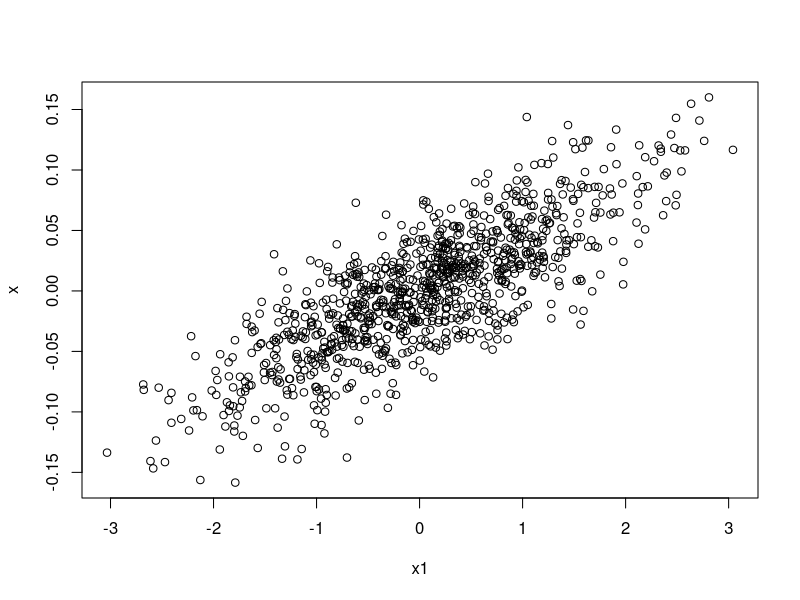

The R script that drew this image:
n     <- 1000                    # length of vector
rho   <- 0.8                  # desired correlation = cos(angle)
theta <- acos(rho)             # corresponding angle
x1    <- rnorm(n, 0, 1)        # fixed given data
x2    <- rnorm(n, 0, 1)      # new random data
X     <- cbind(x1, x2)         # matrix
Xctr  <- scale(X, center=TRUE, scale=FALSE)   # centered columns (mean 0)
x1
Id   <- diag(n)                               # identity matrix
Q    <- qr.Q(qr(Xctr[ , 1, drop=FALSE]))      # QR-decomposition, just matrix Q
P    <- tcrossprod(Q)          # = Q Q'       # projection onto space defined by x1
x2o  <- (Id-P) %*% Xctr[ , 2]                 # x2ctr made orthogonal to x1ctr
Xc2  <- cbind(Xctr[ , 1], x2o)                # bind to matrix
Y    <- Xc2 %*% diag(1/sqrt(colSums(Xc2^2)))  # scale columns to length 1

x <- Y[ , 2] + (1 / tan(theta)) * Y[ , 1]     # final new vector
cor(x1, x)                                    # check correlation = rho
plot(x1, x)                                   # plot x1,x

xtable <- data.frame(cbind(x1,x))
write.csv(xtable, file = "correlation.csv")


